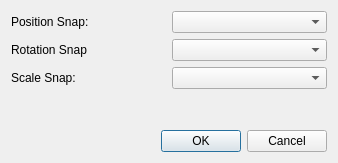
<?xml version="1.0" encoding="UTF-8"?>
<ui version="4.0">
 <class>SnapSettingsDlg</class>
 <widget class="QDialog" name="SnapSettingsDlg">
  <property name="geometry">
   <rect>
    <x>0</x>
    <y>0</y>
    <width>338</width>
    <height>163</height>
   </rect>
  </property>
  <property name="minimumSize">
   <size>
    <width>0</width>
    <height>0</height>
   </size>
  </property>
  <property name="maximumSize">
   <size>
    <width>1000</width>
    <height>1000</height>
   </size>
  </property>
  <property name="windowTitle">
   <string>Snap Settings</string>
  </property>
  <property name="windowIcon">
   <iconset resource="../../../Tools/Libs/GuiFoundation/QtResources/resources.qrc">
    <normaloff>:/GuiFoundation/PLASMA-logo.svg</normaloff>:/GuiFoundation/PLASMA-logo.svg</iconset>
  </property>
  <layout class="QVBoxLayout" name="verticalLayout">
   <item>
    <layout class="QGridLayout" name="gridLayout">
     <item row="0" column="0">
      <widget class="QLabel" name="label">
       <property name="text">
        <string>Position Snap:</string>
       </property>
      </widget>
     </item>
     <item row="0" column="1">
      <widget class="QComboBox" name="TranslationSnap"/>
     </item>
     <item row="1" column="0">
      <widget class="QLabel" name="label_2">
       <property name="text">
        <string>Rotation Snap</string>
       </property>
      </widget>
     </item>
     <item row="1" column="1">
      <widget class="QComboBox" name="RotationSnap"/>
     </item>
     <item row="2" column="0">
      <widget class="QLabel" name="label_3">
       <property name="text">
        <string>Scale Snap:</string>
       </property>
      </widget>
     </item>
     <item row="2" column="1">
      <widget class="QComboBox" name="ScaleSnap"/>
     </item>
    </layout>
   </item>
   <item>
    <spacer name="verticalSpacer">
     <property name="orientation">
      <enum>Qt::Vertical</enum>
     </property>
     <property name="sizeHint" stdset="0">
      <size>
       <width>20</width>
       <height>31</height>
      </size>
     </property>
    </spacer>
   </item>
   <item>
    <layout class="QHBoxLayout" name="horizontalLayout">
     <item>
      <spacer name="horizontalSpacer">
       <property name="orientation">
        <enum>Qt::Horizontal</enum>
       </property>
       <property name="sizeHint" stdset="0">
        <size>
         <width>40</width>
         <height>20</height>
        </size>
       </property>
      </spacer>
     </item>
     <item>
      <widget class="QDialogButtonBox" name="ButtonBox">
       <property name="standardButtons">
        <set>QDialogButtonBox::Cancel|QDialogButtonBox::Ok</set>
       </property>
      </widget>
     </item>
    </layout>
   </item>
  </layout>
 </widget>
 <resources>
  <include location="../QtResources/resources.qrc"/>
  <include location="../../../Tools/Libs/GuiFoundation/QtResources/resources.qrc"/>
  <include location="../QtResources/resources.qrc"/>
 </resources>
 <connections/>
</ui>
